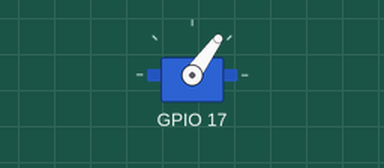
This program was run on a simulated Raspberry Pi (BCM pin numbers). Shown: servo. Servo angles are drawn from the pulse width (0.5 ms = 0°, 2.5 ms = 180°). At 9.0 s the program stops and its outputs stay as they are.

Above: at 0.1 s.
At 6.1 s:
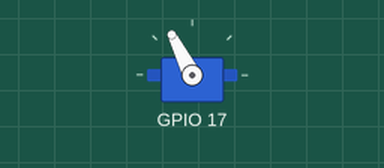
At 9.1 s:
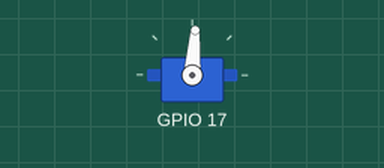
Timing chart, 0 to 10.5 s (numbered marks = the images above):
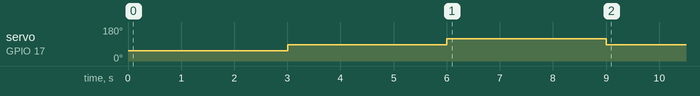

The program:

servo_test2.py
```python
#!/usr/bin/python


import pigpio
import time

pi = pigpio.pi()
#-90
pi.set_servo_pulsewidth(17, 1100)
time.sleep(3)
#0
pi.set_servo_pulsewidth(17, 1450)
time.sleep(3)
#90
pi.set_servo_pulsewidth(17, 1800)
time.sleep(3)

pi.set_servo_pulsewidth(17, 1450)
```

Measured:
- by itself, servo on GPIO 17: 54° → 86° at 3.0 s, → 117° 3.0 s later, → 86° 3.0 s later
